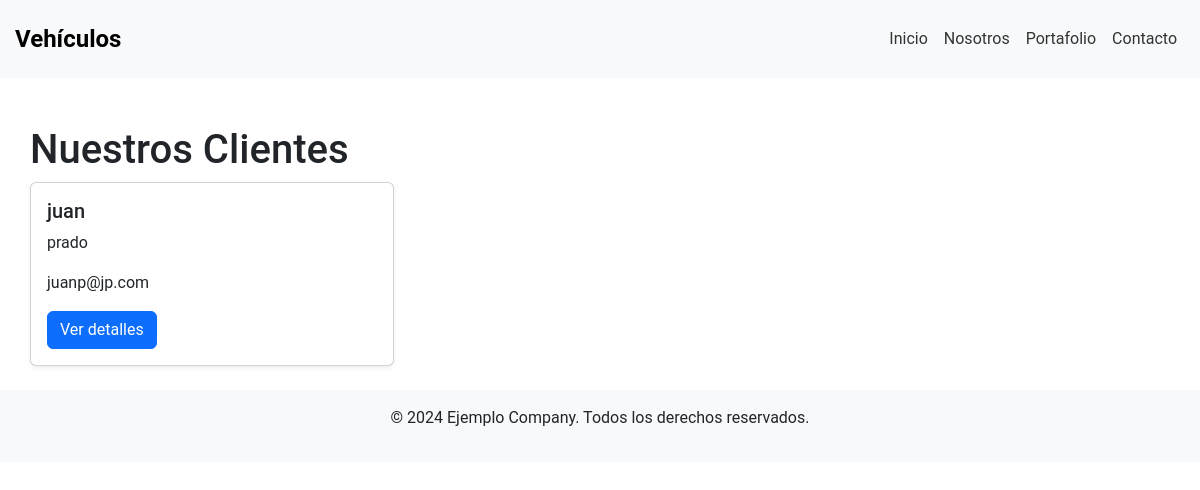
/web/lista_clientes/, run on the app's committed database.
### web/models.py (models this page shows, shortened)
class Cliente(models.Model):
    nombre = models.CharField(max_length=100)
    apellido = models.CharField(max_length=100)
    correo_electronico= models.EmailField(unique=True)

### web/views.py (the view)
# urls.py: path('lista_clientes/', lista_cliente, name='lista_clientes'),
def lista_cliente(request):
    cliente = Cliente.objects.all()
    return render(request, 'lista_compradores.html', {'cliente': cliente})

### web/templates/lista_compradores.html (shortened to what this page needs)
{% extends 'base.html' %}
{% block content %}
<div class="container mt-5">
    <h1>Nuestros Clientes</h1>
    <div class="row">
        {% for cliente in cliente %}
        <div class="col-md-4">
            <div class="card mb-4 shadow-sm">
                <div class="card-body">
                    <h5 class="card-title">{{ cliente.nombre }}</h5>
                    <p class="card-text">{{ cliente.apellido}}</p>
                    <p class="card-text">{{ cliente.correo_electronico }}</p>
                    <a href="#" class="btn btn-primary">Ver detalles</a>
                </div>
            </div>
        </div>
        {% endfor %}
    </div>
</div>
{% endblock %}

### web/static/css/style.css (style rules this page uses)
body { font-family: 'Roboto', sans-serif; font-size: 16px; line-height: 1.5; }
.container { max-width: 1200px; margin: 0 auto; padding: 0 15px; }

### data on the page
Cliente: nombre "juan", apellido "prado", correo_electronico "juanp@jp.com"
